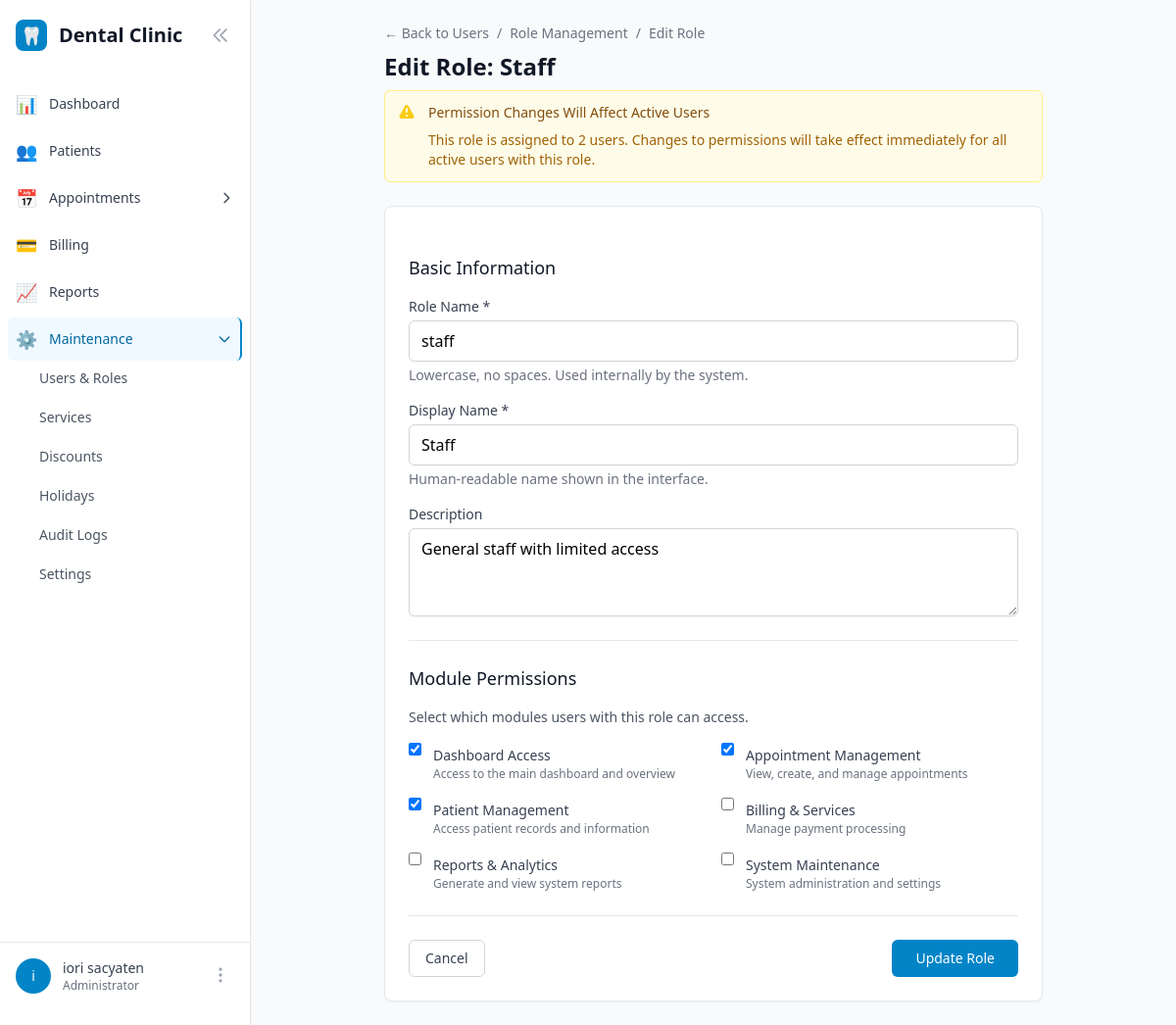
Page /users/roles/3/edit/ (signed in) on the earlier database version.
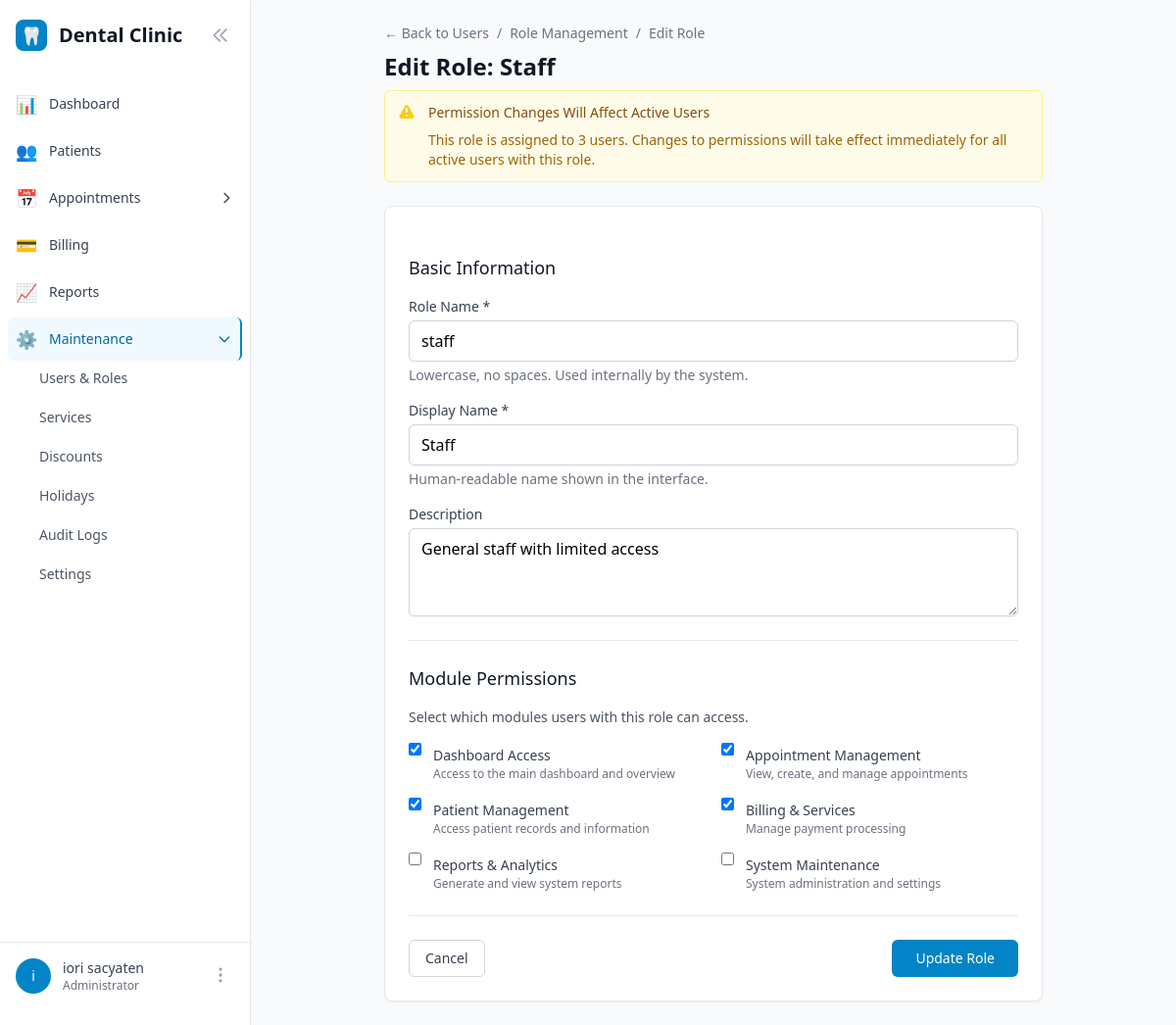
Same page on the later database version.
### users/models.py (models this page shows, shortened)
class Role(models.Model):
    ADMIN = 'admin'
    DENTIST = 'dentist'
    STAFF = 'staff'
    ROLE_CHOICES = [
        (ADMIN, 'Admin'),
        (DENTIST, 'Dentist'),
        (STAFF, 'Staff'),
    ]
    name = models.CharField(max_length=50, unique=True)
    display_name = models.CharField(max_length=100)
    description = models.TextField(blank=True)
    permissions = models.JSONField(default=dict, help_text="Module permissions")
    is_default = models.BooleanField(default=False)
    is_archived = models.BooleanField(default=False, help_text="Archived roles are hidden from user assignment")
    created_at = models.DateTimeField(auto_now_add=True)
    updated_at = models.DateTimeField(auto_now=True)
    class Meta:
        ordering = ['name']
    def is_protected(self):
        return self.name == 'admin'

### users/views.py (the view, shortened to what this page needs)
# urls.py: path('roles/<int:pk>/edit/', views.RoleUpdateView.as_view(), name='role_update'),
class RoleUpdateView(LoginRequiredMixin, UpdateView):
    model = Role
    form_class = RoleForm
    template_name = 'users/role_form.html'
    def dispatch(self, request, *args, **kwargs):
        if not request.user.has_permission('maintenance'):
            messages.error(request, 'You do not have permission to access this page.')
            return redirect('core:dashboard')
        return super().dispatch(request, *args, **kwargs)
    def get_object(self):
        role = super().get_object()
        if role.is_protected():
            messages.error(self.request, 'Admin role cannot be edited.')
            return redirect('users:role_list')
        return role

### users/models.py (called while the page is built)
    def has_permission(self, module_name):
        if self.is_superuser:
            return True
        if not self.role or self.role.is_archived:  # Users with archived roles lose access
            return False
        return self.role.permissions.get(module_name, False)

### users/templatetags/user_tags.py (called while the page is built)
@register.filter
def has_permission(user, module_name):
    if not user or not user.is_authenticated:
        return False
    if user.is_superuser:
        return True
    if not hasattr(user, 'role') or not user.role:
        return False
    return user.role.permissions.get(module_name, False)

### templates/users/role_form.html (shortened to what the changed rows need)
{% extends 'base.html' %}
{% block content %}
<div class="max-w-2xl mx-auto">
    <div class="mb-6">
        <div class="flex items-center space-x-2 text-sm text-gray-500 mb-2">
            <a href="{% url 'users:user_list' %}" class="hover:text-gray-700">← Back to Users</a>
            <span>/</span>
            <a href="{% url 'users:role_list' %}" class="hover:text-gray-700">Role Management</a>
            <span>/</span>
            <span>{% if role.pk %}Edit Role{% else %}Add New Role{% endif %}</span>
        </div>
        <h1 class="text-2xl font-bold text-gray-900">
            {% if role.pk %}
                Edit Role: {{ role.display_name }}
            {% else %}
                Add New Role
            {% endif %}
        </h1>
        {% if role.pk and role.user_set.filter.count > 0 %}
            <div class="mt-2 p-3 bg-yellow-50 border border-yellow-200 rounded-md">
                <div class="flex">
                    <div class="flex-shrink-0">
                    </div>
                    <div class="ml-3">
                        <h3 class="text-sm font-medium text-yellow-800">
                            Permission Changes Will Affect Active Users
                        </h3>
                        <div class="mt-2 text-sm text-yellow-700">
                            <p>This role is assigned to {{ role.user_set.filter.count }} user{{ role.user_set.filter.count|pluralize }}. Changes to permissions will take effect immediately for all active users with this role.</p>
                        </div>
                    </div>
                </div>
            </div>
        {% endif %}
    </div>
    <div class="bg-white rounded-lg shadow-sm border">
        <form method="post" class="p-6 space-y-6" onsubmit="return confirmChanges()">
            <div>
                <div class="space-y-4">
                    <div>
                        <label for="{{ form.name.id_for_label }}" class="block text-sm font-medium text-gray-700">
                            Role Name *
                        </label>
                        {{ form.name }}
                        {% if form.name.help_text %}
                            <p class="mt-1 text-sm text-gray-500">{{ form.name.help_text }}</p>
                        {% endif %}
                    </div>
                    <div>
                        <label for="{{ form.display_name.id_for_label }}" class="block text-sm font-medium text-gray-700">
                            Display Name *
                        </label>
                        {{ form.display_name }}
                        {% if form.display_name.help_text %}
                            <p class="mt-1 text-sm text-gray-500">{{ form.display_name.help_text }}</p>
                        {% endif %}
                    </div>
                    <div>
                        <label for="{{ form.description.id_for_label }}" class="block text-sm font-medium text-gray-700">
                            Description
                        </label>
                        {{ form.description }}
                    </div>
                </div>
            </div>
            <div class="border-t border-gray-200 pt-6">
                <div class="grid grid-cols-1 md:grid-cols-2 gap-4">
                    {% for field in form %}
                        {% if field.name|slice:":5" == "perm_" %}
                        <div class="flex items-start space-x-3">
                            {{ field }}
                            <div class="flex-1">
                                <label for="{{ field.id_for_label }}" class="text-sm font-medium text-gray-700">
                                    {{ field.label }}
                                </label>
                                <div class="text-xs text-gray-500">
                                    {% if field.name == "perm_dashboard" %}
                                        Access to the main dashboard and overview
                                    {% elif field.name == "perm_appointments" %}
                                        View, create, and manage appointments
                                    {% elif field.name == "perm_patients" %}
                                        Access patient records and information
                                    {% elif field.name == "perm_billing" %}
                                        Manage payment processing
                                    {% elif field.name == "perm_reports" %}
                                        Generate and view system reports
                                    {% elif field.name == "perm_maintenance" %}
                                        System administration and settings
                                    {% endif %}
                                </div>
                            </div>
                        </div>
                        {% endif %}
                    {% endfor %}
                </div>
            </div>
        </form>
    </div>
</div>
{% endblock %}

Differences in the rows shown:
changed Role "Staff": user_set.filter.count "2" → "3"
Other differences:
form field perm_billing: "☐" → "☑"
